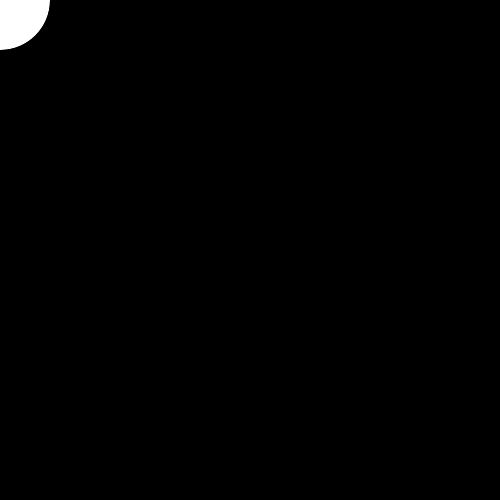
Frame 1 (no input)
Frame 60 (the mouse pressed at the canvas centre just before this capture): identical to frame 1, image omitted
Frame 120 (the mouse held since frame 60 and released just before this capture): identical to frame 1, image omitted

The Processing sketch that drew this single still picture (run headless with seeded random() and noise(); from frame 60 on, the mouse is pressed at the canvas centre):

// Processing sketch: week6_1_Keyboard_Interaction
// ── week6_1_Keyboard_Interaction.pde
float x = 0;
float y = 0;
float speed = 4.0;

// store whether key pressed or released in float variables
// 1 is pressed, 0 is not pressed
float left = 0;
float right = 0;
float up = 0;
float down = 0;

void setup()
{
  size(500, 500); 
}

void draw()
{
  background(0);
  
  // if both keys pressed, right - left is 0.
  // if left pressed 0 - 1 is -1 so negative x direction.
  // multiply this by speed to make the amount of 
  // pixels moved equal to speed.
  x += (right - left) * speed;
  y += (down - up) * speed;
  ellipse(x, y, 100, 100);
}

void keyReleased()
{
  if (key == CODED)
  {
    if (keyCode == LEFT)
    {
      left = 0;
    }
    if (keyCode == RIGHT)
    {
      right = 0;
    }
    
    if (keyCode == UP)
    {
      up = 0;
    }
    if (keyCode == DOWN)
    {
      down = 0;
    }
    
  }
}

void keyPressed()
{
  if (key == CODED)
  {
    if (keyCode == LEFT)
    {
      left = 1;
    }
    if (keyCode == RIGHT)
    {
      right = 1;
    }
    
    if (keyCode == UP)
    {
      up = 1;
    }
    if (keyCode == DOWN)
    {
      down = 1;
    }
  }
}
